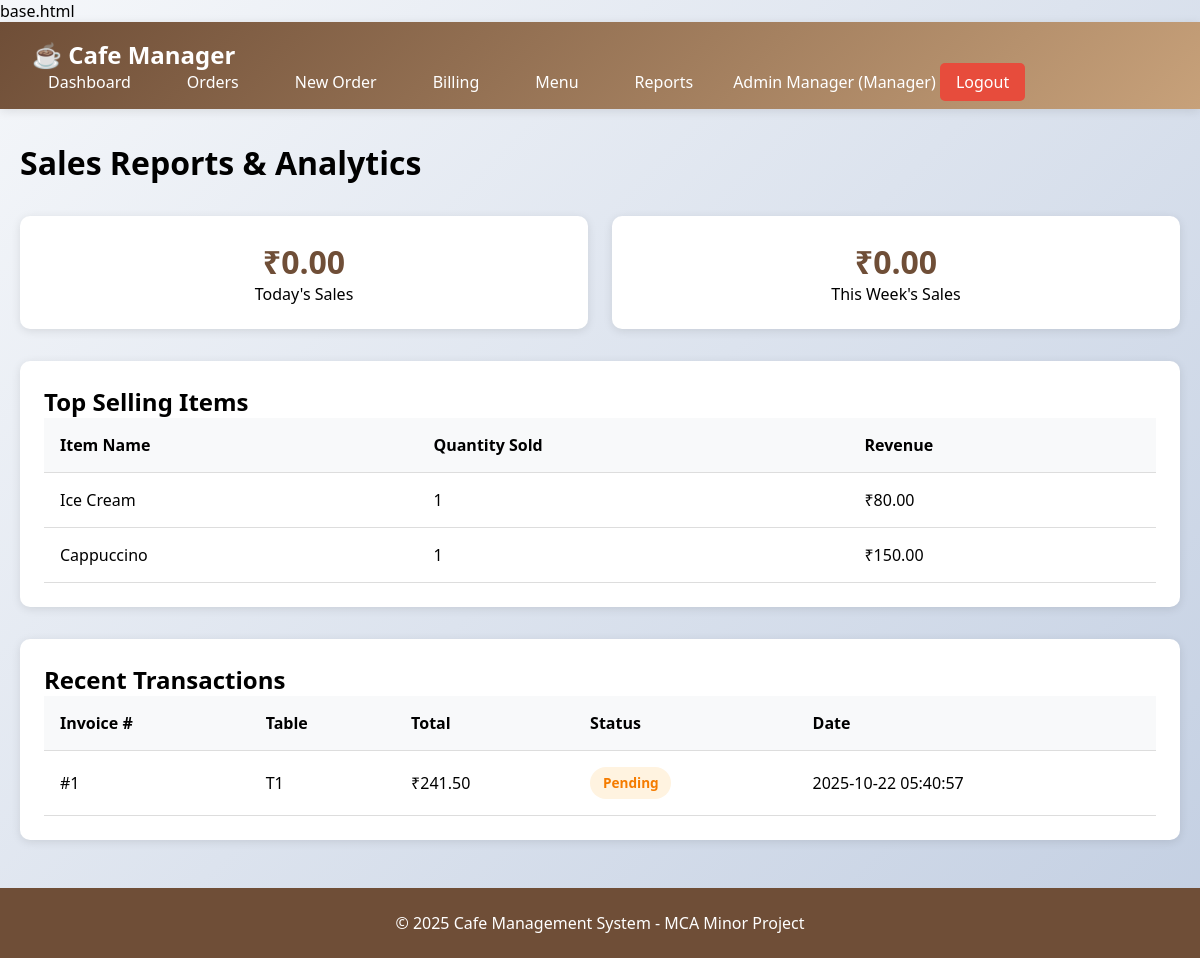
The app's page /reports (signed in), older data.
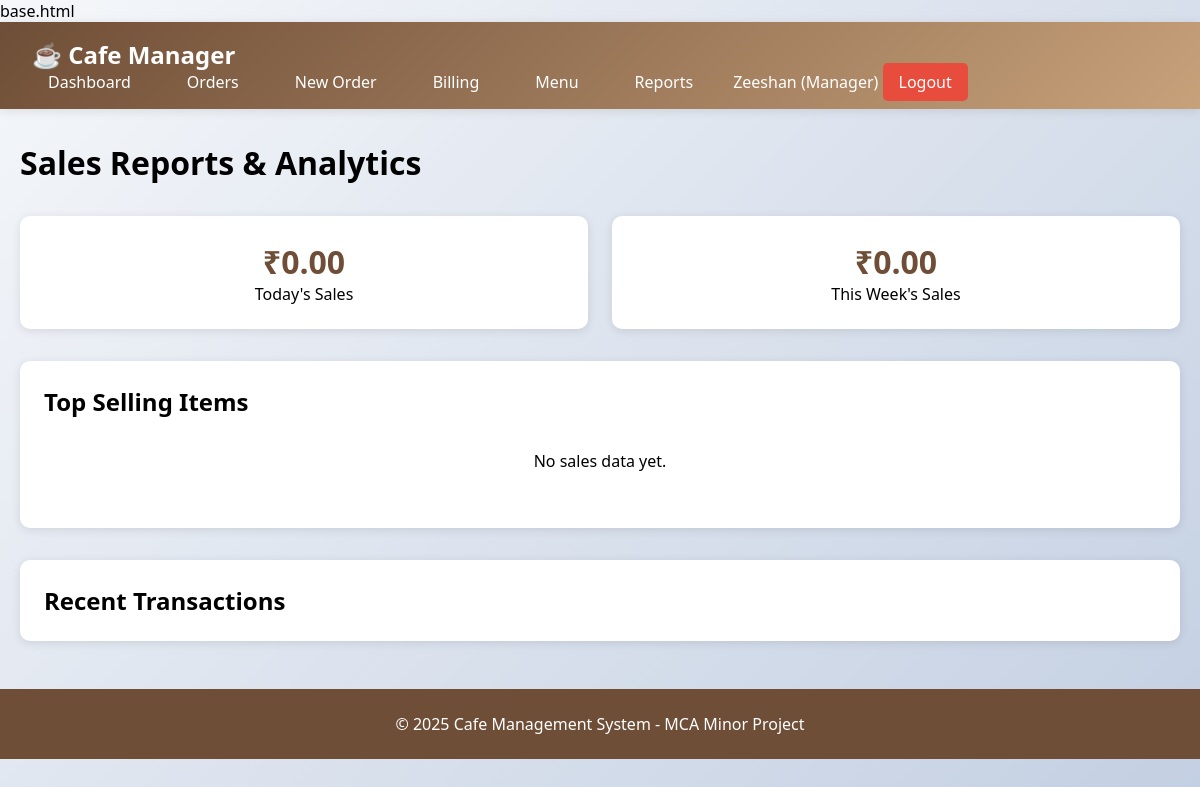
The same page, newer data.
### tables this page shows
CREATE TABLE menu_items (
    id INTEGER PRIMARY KEY AUTOINCREMENT,
    name VARCHAR(150) NOT NULL,
    description TEXT,
    price DECIMAL(10, 2) NOT NULL,
    category VARCHAR(50) NOT NULL,
    stock_quantity INTEGER DEFAULT 0,
    is_available BOOLEAN DEFAULT 1,
    created_at TIMESTAMP DEFAULT CURRENT_TIMESTAMP
);

CREATE TABLE invoices (
    id INTEGER PRIMARY KEY AUTOINCREMENT,
    order_id INTEGER NOT NULL UNIQUE,
    subtotal DECIMAL(10, 2) NOT NULL,
    tax DECIMAL(10, 2) DEFAULT 0,
    discount DECIMAL(10, 2) DEFAULT 0,
    total DECIMAL(10, 2) NOT NULL,
    payment_status VARCHAR(20) DEFAULT 'Pending' CHECK(payment_status IN ('Pending', 'Paid', 'Failed')),
    paid_at TIMESTAMP,
    created_at TIMESTAMP DEFAULT CURRENT_TIMESTAMP,
    FOREIGN KEY (order_id) REFERENCES orders(id) ON DELETE CASCADE
);

CREATE TABLE orders (
    id INTEGER PRIMARY KEY AUTOINCREMENT,
    table_no VARCHAR(10) NOT NULL,
    status VARCHAR(20) DEFAULT 'Placed' CHECK(status IN ('Placed', 'Preparing', 'Completed', 'Cancelled')),
    total_amount DECIMAL(10, 2) DEFAULT 0,
    waiter_id INTEGER NOT NULL,
    created_at TIMESTAMP DEFAULT CURRENT_TIMESTAMP,
    FOREIGN KEY (waiter_id) REFERENCES users(id)
);

### app.py (the view)
@app.route('/reports')
@login_required
@role_required('Manager')
def reports():
    conn = get_db_connection()
    today_sales = conn.execute('''
        SELECT SUM(total) as total
        FROM invoices
        WHERE DATE(created_at) = DATE('now') AND payment_status = 'Paid'
    ''').fetchone()['total'] or 0
    week_sales = conn.execute('''
        SELECT SUM(total) as total
        FROM invoices
        WHERE DATE(created_at) >= DATE('now', '-7 days') AND payment_status = 'Paid'
    ''').fetchone()['total'] or 0
    top_items = conn.execute('''
        SELECT mi.name, SUM(oi.quantity) as total_quantity, SUM(oi.line_total) as revenue
        FROM order_items oi
        JOIN menu_items mi ON oi.item_id = mi.id
        JOIN orders o ON oi.order_id = o.id
        WHERE o.status = 'Completed'
        GROUP BY mi.id
        ORDER BY total_quantity DESC
        LIMIT 5
    ''').fetchall()
    recent_transactions = conn.execute('''
        SELECT i.*, o.table_no
        FROM invoices i
        JOIN orders o ON i.order_id = o.id
        ORDER BY i.created_at DESC
        LIMIT 10
    ''').fetchall()
    conn.close()
    return render_template('reports.html',
                         today_sales=today_sales,
                         week_sales=week_sales,
                         top_items=top_items,
                         recent_transactions=recent_transactions)

### app.py (called while the page is built)
def get_db_connection():
    conn = sqlite3.connect(DATABASE)
    conn.row_factory = sqlite3.Row
    return conn

def login_required(f):
    @wraps(f)
    def decorated_function(*args, **kwargs):
        if 'user_id' not in session:
            flash('Please login first!', 'error')
            return redirect(url_for('login'))
        return f(*args, **kwargs)
    return decorated_function

def role_required(*roles):
    def wrapper(f):
        @wraps(f)
        def decorated_function(*args, **kwargs):
            if 'role' not in session or session['role'] not in roles:
                flash('Access denied! Insufficient permissions.', 'error')
                return redirect(url_for('dashboard'))
            return f(*args, **kwargs)
        return decorated_function
    return wrapper

### templates/reports.html (shortened to what this page needs)
{% extends "base.html" %}
{% block content %}
<h1>Sales Reports & Analytics</h1>
<div style="display: grid; grid-template-columns: repeat(auto-fit, minmax(200px, 1fr)); gap: 1.5rem; margin: 2rem 0;">
    <div style="background: white; padding: 1.5rem; border-radius: 10px; text-align: center; box-shadow: 0 2px 10px rgba(0,0,0,0.1);">
        <h3 style="font-size: 2rem; color: #6F4E37;">₹{{ "%.2f"|format(today_sales) }}</h3>
        <p>Today's Sales</p>
    </div>
    <div style="background: white; padding: 1.5rem; border-radius: 10px; text-align: center; box-shadow: 0 2px 10px rgba(0,0,0,0.1);">
        <h3 style="font-size: 2rem; color: #6F4E37;">₹{{ "%.2f"|format(week_sales) }}</h3>
        <p>This Week's Sales</p>
    </div>
</div>
<div class="card">
    <h2>Top Selling Items</h2>
    {% if top_items %}
    <table class="table">
        <thead>
            <tr>
                <th>Item Name</th>
                <th>Quantity Sold</th>
                <th>Revenue</th>
            </tr>
        </thead>
        <tbody>
            {% for item in top_items %}
            <tr>
                <td>{{ item.name }}</td>
                <td>{{ item.total_quantity }}</td>
                <td>₹{{ "%.2f"|format(item.revenue) }}</td>
            </tr>
            {% endfor %}
        </tbody>
    </table>
    {% else %}
    <p style="text-align: center; padding: 2rem;">No sales data yet.</p>
    {% endif %}
</div>
<div class="card">
    <h2>Recent Transactions</h2>
    {% if recent_transactions %}
    <table class="table">
        <thead>
            <tr>
                <th>Invoice #</th>
                <th>Table</th>
                <th>Total</th>
                <th>Status</th>
                <th>Date</th>
            </tr>
        </thead>
        <tbody>
            {% for trans in recent_transactions %}
            <tr>
                <td>#{{ trans.id }}</td>
                <td>{{ trans.table_no }}</td>
                <td>₹{{ "%.2f"|format(trans.total) }}</td>
                <td><span class="badge badge-{{ trans.payment_status.lower() }}">{{ trans.payment_status }}</span></td>
                <td>{{ trans.created_at }}</td>
            </tr>
            {% endfor %}
        </tbody>
    </table>
    {% endif %}
</div>
{% endblock %}

Row changes from the older to the newer data that the page shows:
no longer on this page (row edited): menu_items: name "Ice Cream", total_quantity "1", revenue "80.00"
no longer on this page (row edited): menu_items: name "Cappuccino", total_quantity "1", revenue "150.00"
removed invoices: total "241.50"
Text that changed along with them:
{{ session.user_name }}: "Admin Manager" → "Zeeshan"
text no longer shown: "Item Name Quantity Sold Revenue Invoice # Table Total Status Date"
text now shown: "No sales data yet."
